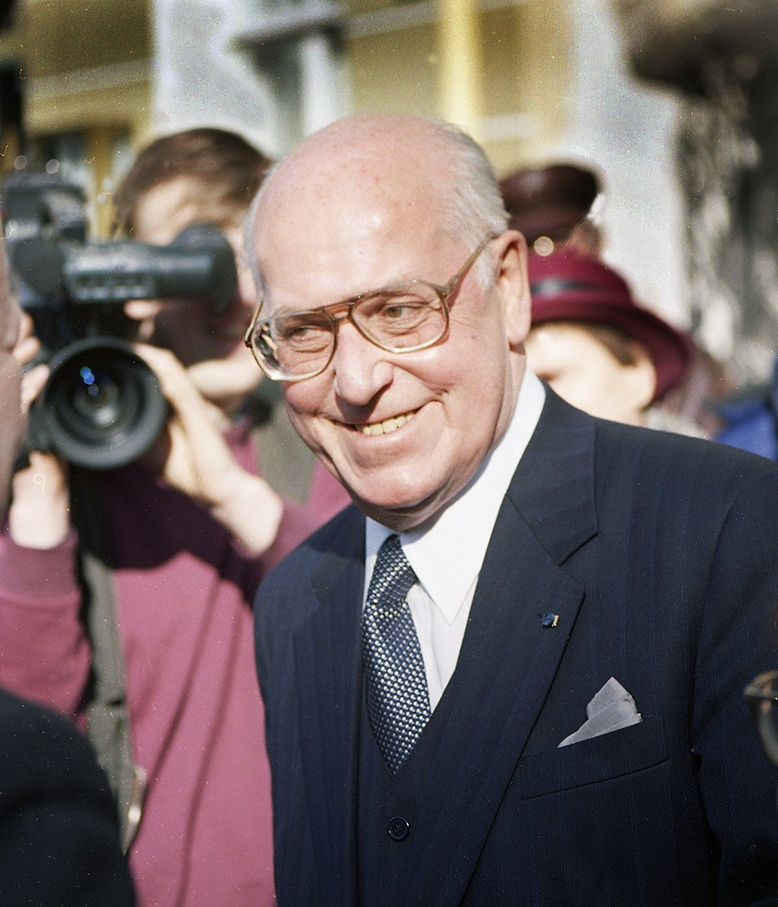
#> input picture images/lennu1.jpg, 778 x 907 px, shrunk from 1200 x 1400 before the run
$ python 9_face_detection.py
#> lines starting #> are read from the running program, lines starting #| are printed output that depends on the picture; after the words box and inside, x2 and y2 are one past the last pixel; in counts of white or black regions, pixels touching at a corner belong together
#!/usr/bin/env python3
'''
Tauno Erik
05.05.2021
pip install opencv-contrib-python   #
pip install caer                    # https://github.com/jasmcaus/caer
pip install matplotlib

Sources:https://www.youtube.com/watch?v=oXlwWbU8l2o
        https://github.com/jasmcaus/opencv-course
        https://github.com/opencv/opencv/tree/master/data/haarcascades
        https://github.com/opencv/opencv/blob/master/data/haarcascades/haarcascade_frontalface_default.xml

'''

import cv2 as cv
#import numpy as np
#import matplotlib.pyplot as plt

# Face Detection
# Haarcascade
haar_cascade = cv.CascadeClassifier('data/haarcascade_frontalface_default.xml')

img1 = cv.imread('images/lennu1.jpg')
#> img1 is the input picture: shape (907, 778, 3); mean B, G, R 99.5, 100.7, 112.8
img2 = cv.imread('images/grupp.jpg')
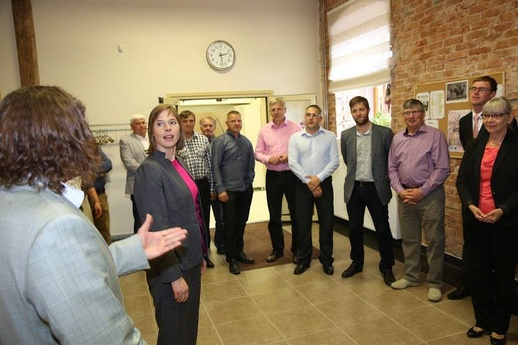
#> input picture images/grupp.jpg, 518 x 345 px, shrunk from 800 x 533 before the run
#> img2 is the input picture: shape (345, 518, 3); mean B, G, R 94, 117.9, 134.1
#cv.imshow('Lennart Meri', img1)
#cv.imshow('Lennart Meri', img2)

gray1 = cv.cvtColor(img1, cv.COLOR_BGR2GRAY)
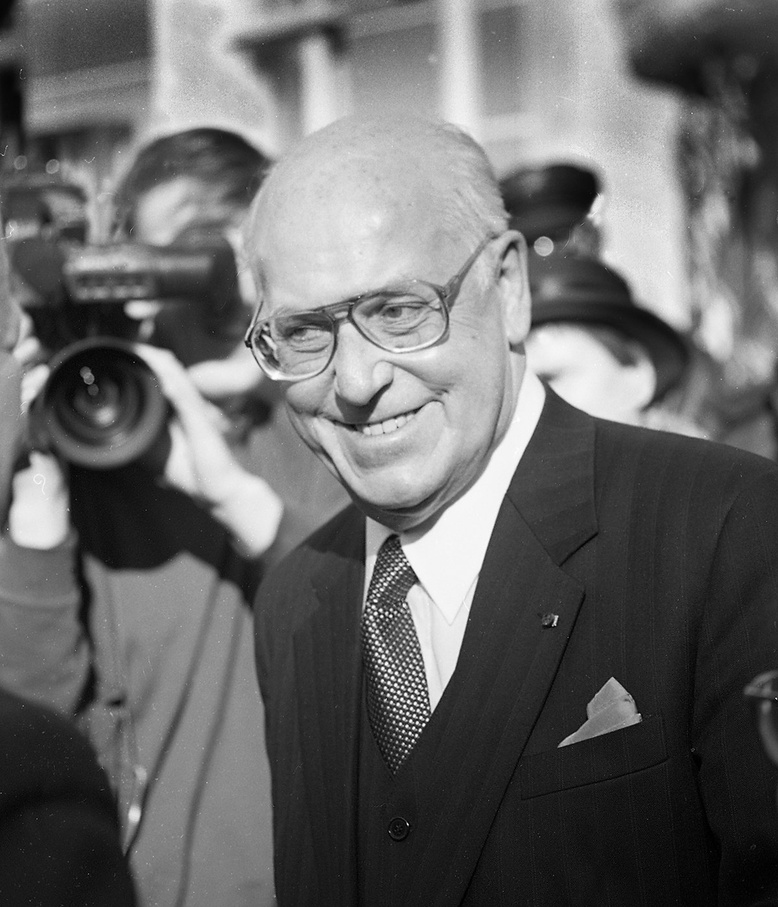
#> gray1: shape (907, 778); min 0, max 255, mean 104.2
gray2 = cv.cvtColor(img2, cv.COLOR_BGR2GRAY)
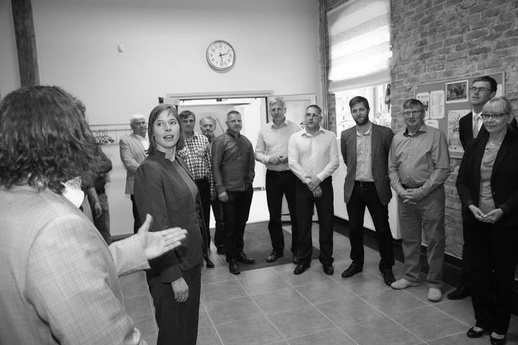
#> gray2: shape (345, 518); min 0, max 255, mean 120
#cv.imshow('Lennart Meri 1', gray1)
#cv.imshow('Lennart Meri 2', gray2)

# Leia näod
faces_rect1 = haar_cascade.detectMultiScale(gray1, scaleFactor=1.2, minNeighbors=3)
#> faces_rect1 = ()
print(f'gray1 - Leitud nägude arv: {len(faces_rect1)}')
#| gray1 - Leitud nägude arv: 0

faces_rect2 = haar_cascade.detectMultiScale(gray2, scaleFactor=1.2, minNeighbors=3)
#> faces_rect2 = [[152, 112, 32, 32]]
print(f'gray2 - Leitud nägude arv: {len(faces_rect2)}')
#| gray2 - Leitud nägude arv: 1

# joonista ristkülik
for (x,y,w,h) in faces_rect1:
    cv.rectangle(img1, (x,y), (x+w,y+h,), (0,255,0), thickness=2)
#> this loop made 0 passes

for (x,y,w,h) in faces_rect2:
    cv.rectangle(img2, (x,y), (x+w,y+h,), (0,255,0), thickness=2)
#> this loop made 1 pass
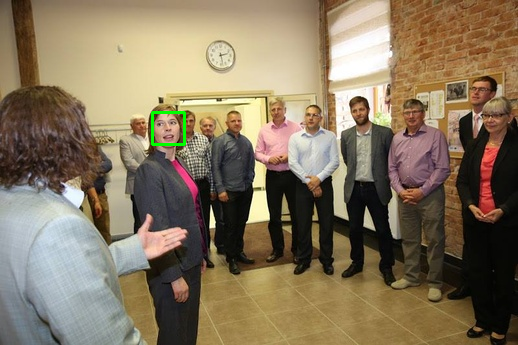
#> img2: shape (345, 518, 3); 0.21% of pixels changed, all inside (x1, y1, x2, y2) = (151, 111, 186, 146)

# Kuva
cv.imshow('Leitud näod 1', img1)
cv.imshow('Leitud näod 2', img2)


cv.waitKey(0)
####################################################################
if __name__ == "__main__":
    print("Tere!")
